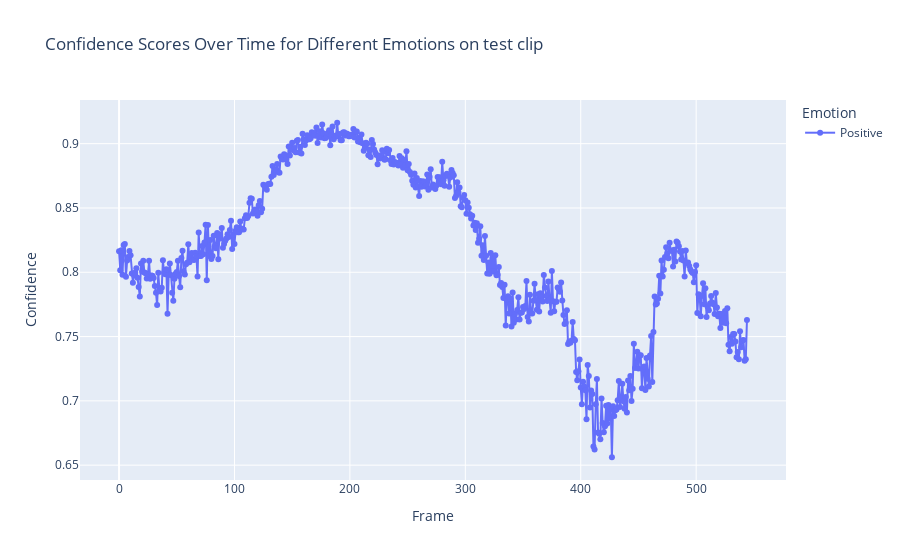

Notebook source saved alongside this figure:
### Code cell
plot_predictions(df, 'test')

### Figure 1 — Plotly figure (JSON) as saved in the notebook; plotly's stock layout.template omitted (floating-point values rounded to 4 significant figures; data arrays with more than 128 entries replaced by an {"elided": "..."} marker saying what was removed)
{"data": [{"hovertemplate": "Emotion=Positive<br>Frame=%{x}<br>Confidence=%{y}<extra></extra>", "legendgroup": "Positive", "line": {"color": "#636efa", "dash": "solid"}, "marker": {"symbol": "circle"}, "mode": "lines+markers", "name": "Positive", "orientation": "v", "showlegend": true, "type": "scatter", "x": {"elided": "545 int values"}, "xaxis": "x", "y": {"elided": "545 float values"}, "yaxis": "y"}], "layout": {"legend": {"title": {"text": "Emotion"}, "tracegroupgap": 0}, "title": {"text": "Confidence Scores Over Time for Different Emotions on test clip"}, "xaxis": {"anchor": "y", "domain": [0, 1], "title": {"text": "Frame"}}, "yaxis": {"anchor": "x", "domain": [0, 1], "title": {"text": "Confidence"}}}}
